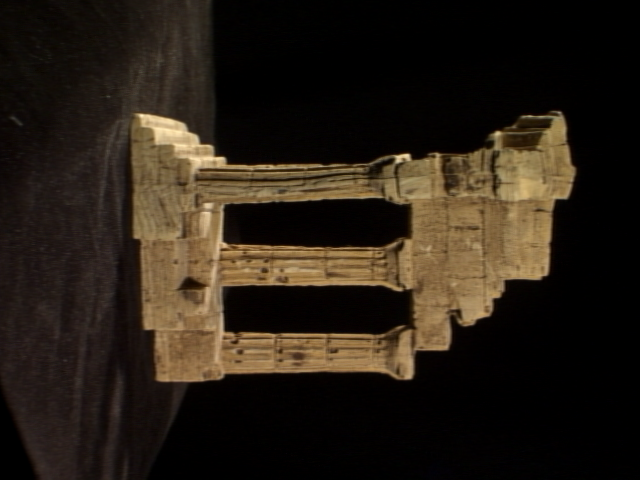
#> input picture exercises/lec 8/templeSparseRing/templeSR0001.png, 640 x 480 px, found by its file name; its folder holds 4 pictures in this run
$ jupyter execute lec9.ipynb   (shell and % lines are left out)   (Python 2 division)
#> lines starting #> are read from the running program, lines starting #| are printed output that depends on the picture
##### Name: Vakeesan.k
##### Index N.O: 190643G

[cell 1]
import numpy as np
import cv2 as cv
from scipy.linalg import null_space
import matplotlib.pyplot as plt

f = open(r'C:\Python39\cv\exercices\lec 8\templeSparseRing\templeSR_par.txt','r')
#> (reads exercises/lec 8/templeSparseRing/templeSR_par.txt from the repository)
assert f is not None

n = int(f.readline())

#reading the information on the first image
l=f.readline().split()
im1_fn = l[0]
K1 = np.array([float(i) for i in l[1:10]]).reshape(3,3)
R1 = np.array([float(i) for i in l[10:19]]).reshape(3,3)
t1 = np.array([float(i) for i in l[19:22]]).reshape(3,1)

#reaing the information on the second image
l=f.readline().split()
im2_fn = l[0]
K2 = np.array([float(i) for i in l[1:10]]).reshape(3,3)
R2 = np.array([float(i) for i in l[10:19]]).reshape(3,3)
t2 = np.array([float(i) for i in l[19:22]]).reshape(3,1)

#read the two images and show
im1 =cv.imread(r'C:\Python39\cv\exercices\lec 8\templeSparseRing/'+im1_fn, cv.IMREAD_COLOR)
#> im1 is the input picture: shape (480, 640, 3); mean B, G, R 21.5, 31.4, 40.2
im2 =cv.imread(r'C:\Python39\cv\exercices\lec 8\templeSparseRing/'+im2_fn, cv.IMREAD_COLOR)
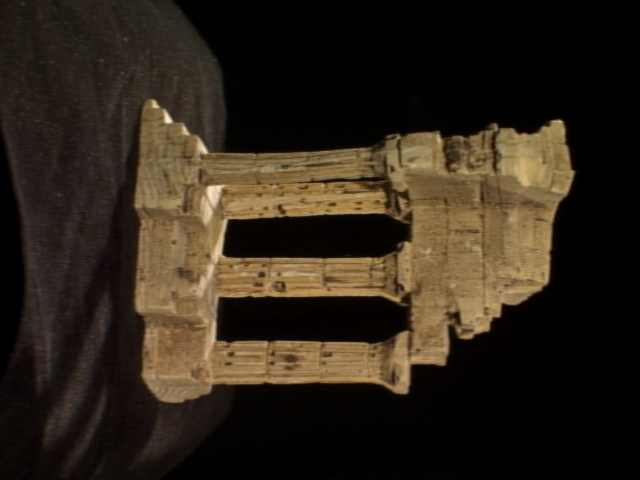
#> input picture exercises/lec 8/templeSparseRing/templeSR0002.png, 640 x 480 px, found by its file name
#> im2 is the input picture: shape (480, 640, 3); mean B, G, R 24.9, 36.5, 46.1
assert im1 is not None
assert im2 is not None

[cell 2]
sift= cv.xfeatures2d.SIFT_create()
kp1, decs1= sift.detectAndCompute(im1,None)
#> kp1 = 791 keypoints; strongest (x, y, size): (407, 156, 4.4), (398, 158, 5.5), (167, 131, 24), (497, 134, 4.9)
kp2, decs2= sift.detectAndCompute(im2,None)
#> kp2 = 778 keypoints; strongest (x, y, size): (168, 119, 5.3), (249, 239, 30.2), (202, 148, 6.9), (535, 162, 48.9)

FLANN_INDEX_KDTREE = 1
index_params = dict(algorithm = FLANN_INDEX_KDTREE, trees=5)
search_params = dict(checks=100)
flann = cv.FlannBasedMatcher(index_params, search_params)
matches= flann.knnMatch(decs1,decs2,k=2)
#> matches = 791 matches
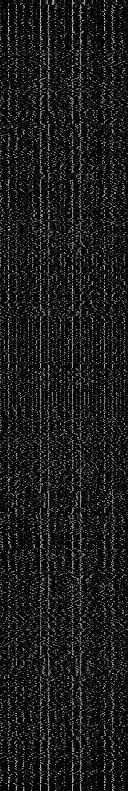
#> decs1: shape (791, 128) float32; min 0, max 210, mean 25.1

good = []
pts1 = []
pts2 = []
for i,(m,n) in enumerate(matches):
    if m.distance <0.7*n.distance:
        good.append(m)
        pts1.append(kp1[m.queryIdx].pt)
        pts2.append(kp2[m.trainIdx].pt)
#> after the loop, good = 128 matches; pts1 = 128 pairs, first value 115.8 to 573.8, second value 138.8 to 409.9; pts2 = 128 pairs, first value 98.08 to 570.6, second value 126.4 to 414.3
pts1=np.array(pts1)
pts2=np.array(pts2)

F, mask = cv.findFundamentalMat(pts1,pts2,cv.FM_RANSAC)
#> F = [[1.49e-06, 1.44e-05, -0.0254], [-8.26e-06, 8.67e-08, 0.00401], [0.0228, -0.00728, 1]]; mask = 128 values, max 1 at index 0, min 0 at index 12, mean 0.883
print("Fundamenatl matrix = ",F)
#| Fundamenatl matrix =  [[ 1.49034037e-06  1.44154168e-05 -2.53948320e-02]
#|  [-8.25788252e-06  8.67005344e-08  4.00767127e-03]
#|  [ 2.27526901e-02 -7.28270380e-03  1.00000000e+00]]
E = K2.T @ F @ K1 #essential matrix
#> E = [[3.45, 33.44, -32.51], [-19.16, 0.202, 2.34], [32.18, -4.43, -0.00622]]
print("Essential matrix matrix = ",E)
#| Essential matrix matrix =  [[ 3.44509489e+00  3.34434549e+01 -3.25145725e+01]
#|  [-1.91581088e+01  2.01870994e-01  2.33852108e+00]
#|  [ 3.21786978e+01 -4.43004055e+00 -6.22266684e-03]]
retval,R,t,mask = cv.recoverPose(E, pts1, pts2, K1)
#> retval = 128; R = [[0.997, -0.0696, 0.0209], [0.0615, 0.962, 0.268], [-0.0387, -0.266, 0.963]]; t = [-0.0618, -0.86, -0.506]; mask = 128 values from 255 to 255

R_t_1 = np.concatenate((R1,t1),axis=1)
R2_ = R1 @ R
#> R2_ = [[0.0892, 0.992, 0.0894], [0.993, -0.0954, 0.0675], [0.0755, 0.0828, -0.994]]
t2_ = R1 @ t
#> t2_ = [-0.756, -0.0771, 0.65]
R_t_2 = np.concatenate((R2_,t2_),axis=1)
#> R_t_2 = [[0.0892, 0.992, 0.0894, -0.756], [0.993, -0.0954, 0.0675, -0.0771], [0.0755, 0.0828, -0.994, 0.65]]

P1 = K1 @ np.hstack((R1,t1))
P2_ = K2 @ R_t_2
#> P2_ = [[158.5, 1533.2, -164.5, -953.1], [1534.1, -125.2, -142.3, 42.79], [0.0755, 0.0828, -0.994, 0.65]]
print("Camera matrix = ",P2_)
#| Camera matrix =  [[ 1.58524669e+02  1.53324446e+03 -1.64453374e+02 -9.53099575e+02]
#|  [ 1.53407871e+03 -1.25194936e+02 -1.42282633e+02  4.27897189e+01]
#|  [ 7.55162306e-02  8.27859886e-02 -9.93702057e-01  6.49896959e-01]]

[cell 3]
points4d = cv.triangulatePoints(P1,P2_,pts1.T,pts2.T)
points4d/= points4d[3,:]
X = points4d[0,:]
#> X = 128 values, max 0.0376 at index 60, min -0.313 at index 0, mean -0.125
Y = points4d[1,:]
#> Y = 128 values, max 0.825 at index 0, min 0.186 at index 127, mean 0.467
Z = points4d[2,:]
#> Z = 128 values, max 2.96 at index 49, min 1.75 at index 23, mean 2.61

fig = plt.figure()
ax = fig.add_subplot(111,projection='3d')

ax.scatter(X,Y,Z,s=1,cmap='gray')
plt.show()
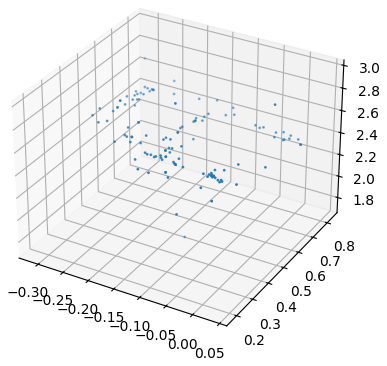
#> figure drawn by matplotlib, 1 panel
